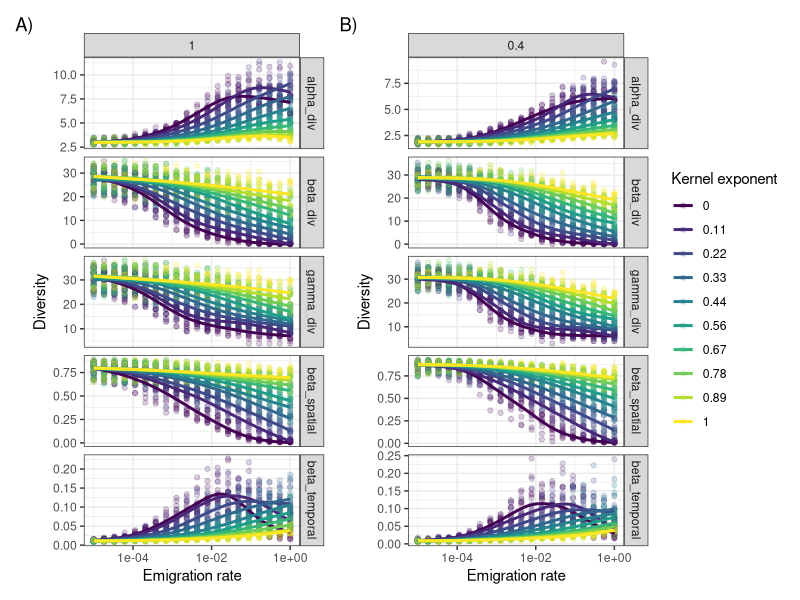
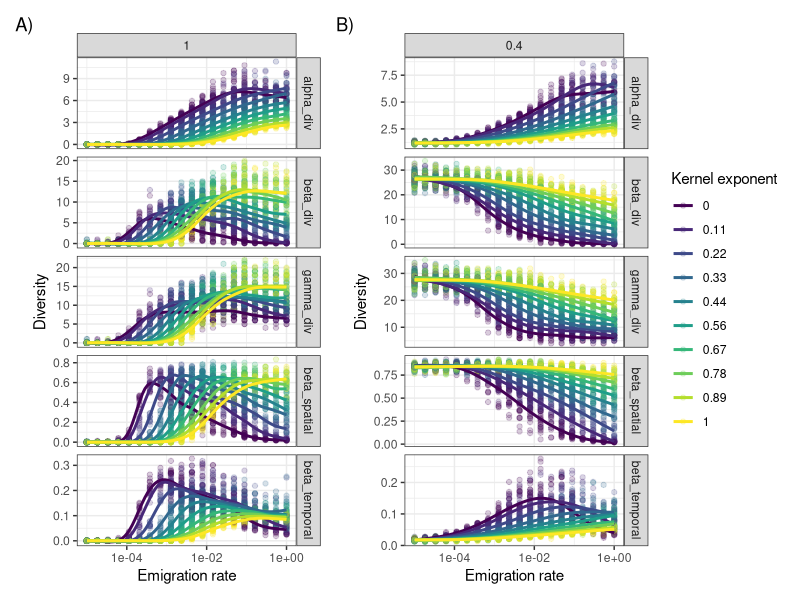
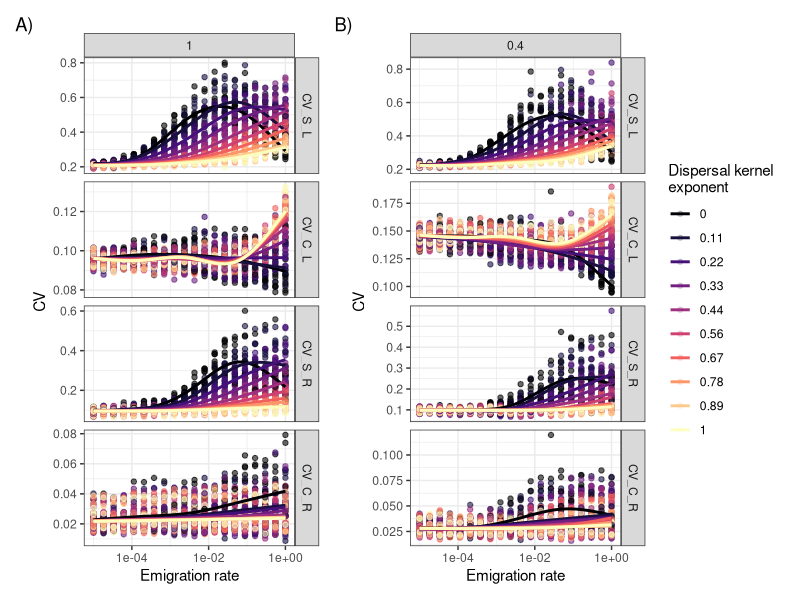
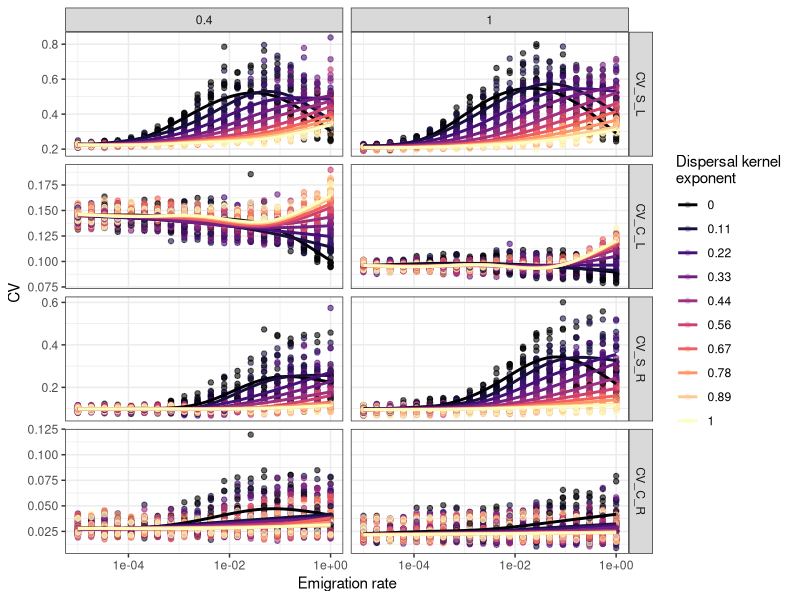
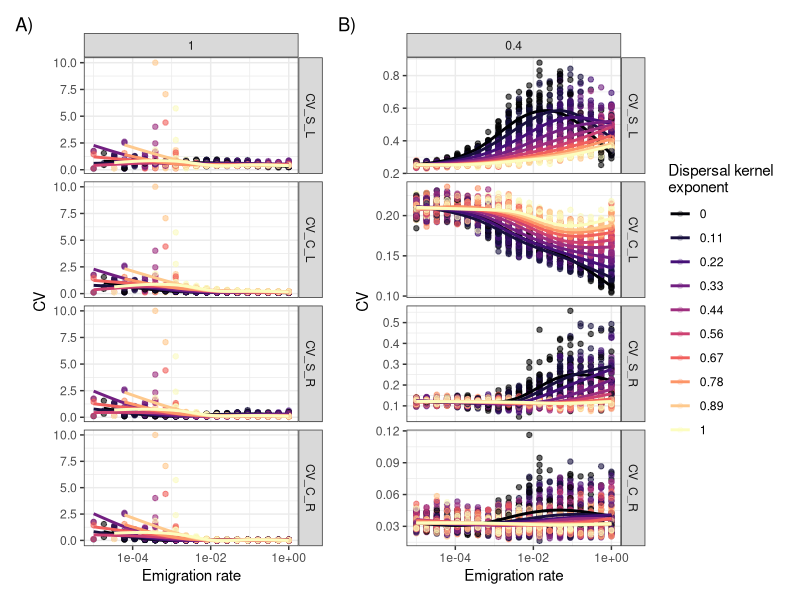
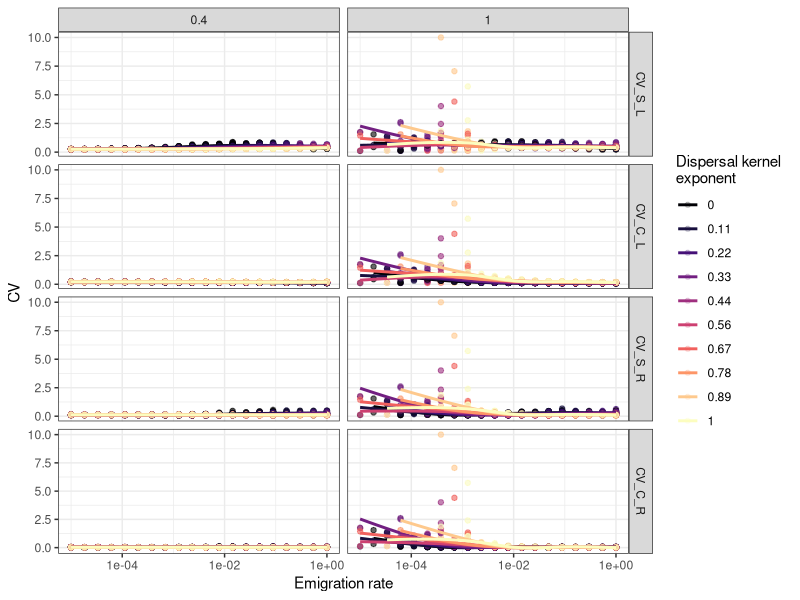
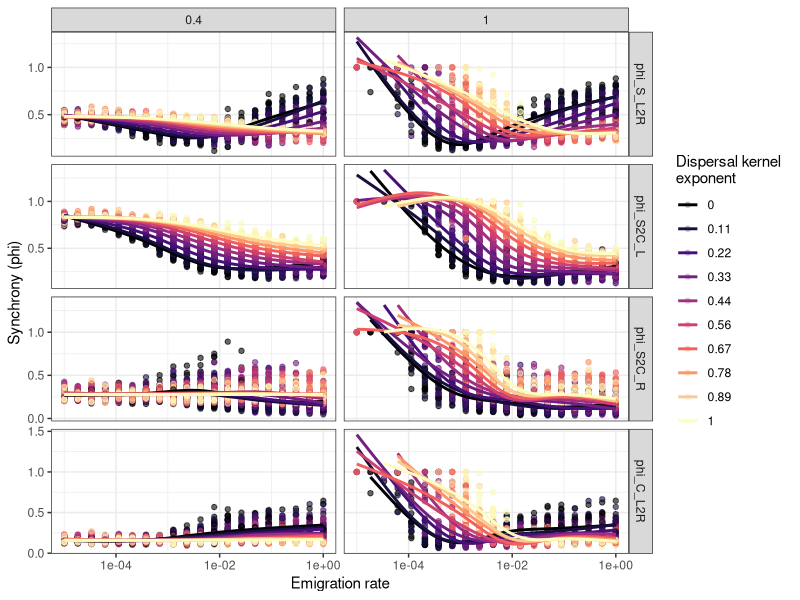
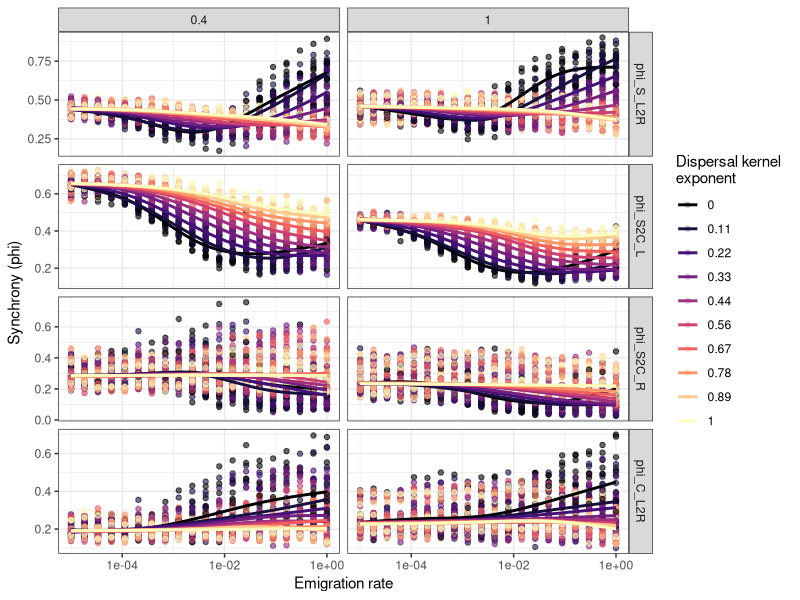

These charts were generated, in order, by the following R code: (Note: this script raises an error after producing the figures.)
library(tidyverse)
library(here)
library(patchwork)

theme_set(theme_bw())

variability <- read_csv(here("sim_output/variability_partitioning_disp_kernel_seedbank_2023-12-08_140313.336936.csv")) |> 
  bind_rows(read_csv(here("sim_output/variability_partitioning_disp_kernel_seedbank_2023-12-08_153919.129852.csv"))) |> 
  bind_rows(read_csv(here("sim_output/variability_partitioning_disp_kernel_seedbank_2023-12-08_173926.212731.csv"))) |> 
  bind_rows(read_csv(here("sim_output/variability_partitioning_disp_kernel_seedbank_2023-12-11_140319.539096.csv")))
  
variability <- variability |> mutate(beta_div = (gamma_div - alpha_div))
  

kernel_exps <- sort(unique(variability$kernel_exp))
disp_rates <- sort(unique(variability$disp_rate))
disturb_rates <- sort(unique(variability$disturb_rate))

#### Stable


# Diversity patterns
div_long_stable <- variability %>% 
  filter(disturb_rate == 0) %>% 
  filter(condition == "stable") %>% 
  # pivot_longer(cols = c(CV_S_L, CV_C_L, CV_S_R, CV_C_R), 
  #              names_to = "variability", values_to = "CV") %>% 
  # pivot_longer(cols = c(phi_S_L2R, phi_C_L2R, phi_S2C_L, phi_S2C_R), 
  #              names_to = "synchrony", values_to = "phi") %>% 
  pivot_longer(cols = c(alpha_div, beta_div, gamma_div, beta_spatial, beta_temporal),
               names_to = "div_type", values_to = "diversity") %>% 
  mutate(#variability = factor(variability, levels = c("CV_S_L", "CV_C_L", "CV_S_R", "CV_C_R")),
    #synchrony = factor(synchrony, levels = c("phi_S_L2R", "phi_S2C_L", "phi_S2C_R", "phi_C_L2R")),
    div_type = factor(div_type, levels = c("alpha_div", "beta_div", "gamma_div", "beta_spatial", "beta_temporal")))

diversity_plot_no_sb <- div_long_stable %>% 
  filter(germ_rate == 1) %>% 
  ggplot(aes(x = disp_rate, y = diversity, color = as.factor(round(kernel_exp,2)))) + 
  geom_point(alpha = 0.2) + 
  #geom_smooth(method = "loess", span = .5, se = FALSE) + 
  geom_smooth(method = "gam", formula = y ~ s(x, k = 20, bs = "cs"), se = F) +
  scale_x_log10() +
  scale_color_viridis_d() +
  facet_grid(div_type ~ round(germ_rate,2), scales = "free_y") +
  labs(x = "Emigration rate", y = "Diversity", color = "Kernel exponent")

diversity_plot_with_sb <- div_long_stable %>%
  filter(germ_rate < 1) %>%
  ggplot(aes(x = disp_rate, y = diversity, color = as.factor(round(kernel_exp,2)))) +
  geom_point(alpha = 0.2) +
  #geom_smooth(method = "loess", span = .5, se = FALSE) +
  geom_smooth(method = "gam", formula = y ~ s(x, k = 20, bs = "cs"), se = F) +
  scale_x_log10() +
  scale_color_viridis_d() +
  facet_grid(div_type ~ round(germ_rate,2), scales = "free_y") +
  labs(x = "Emigration rate", y = "Diversity", color = "Kernel exponent")

figure_diversity <- diversity_plot_no_sb + diversity_plot_with_sb +
  plot_layout(ncol = 2, guides = "collect") + 
  plot_annotation(tag_levels = "A", tag_suffix = ")")
figure_diversity
# ggsave(plot = figure_diversity, filename = "figures/fig_diversity.pdf", width = 10, height = 8)


# Diversity patterns with disturbance
div_long_stable <- variability %>% 
  filter(disturb_rate == 0.01) %>% 
  filter(condition == "stable") %>% 
  # pivot_longer(cols = c(CV_S_L, CV_C_L, CV_S_R, CV_C_R), 
  #              names_to = "variability", values_to = "CV") %>% 
  # pivot_longer(cols = c(phi_S_L2R, phi_C_L2R, phi_S2C_L, phi_S2C_R), 
  #              names_to = "synchrony", values_to = "phi") %>% 
  pivot_longer(cols = c(alpha_div, beta_div, gamma_div, beta_spatial, beta_temporal),
               names_to = "div_type", values_to = "diversity") %>% 
  mutate(#variability = factor(variability, levels = c("CV_S_L", "CV_C_L", "CV_S_R", "CV_C_R")),
    #synchrony = factor(synchrony, levels = c("phi_S_L2R", "phi_S2C_L", "phi_S2C_R", "phi_C_L2R")),
    div_type = factor(div_type, levels = c("alpha_div", "beta_div", "gamma_div", "beta_spatial", "beta_temporal")))

diversity_plot_no_sb <- div_long_stable %>% 
  filter(germ_rate == 1) %>% 
  ggplot(aes(x = disp_rate, y = diversity, color = as.factor(round(kernel_exp,2)))) + 
  geom_point(alpha = 0.2) + 
  #geom_smooth(method = "loess", span = .5, se = FALSE) + 
  geom_smooth(method = "gam", formula = y ~ s(x, k = 20, bs = "cs"), se = F) +
  scale_x_log10() +
  scale_color_viridis_d() +
  facet_grid(div_type ~ round(germ_rate,2), scales = "free_y") +
  labs(x = "Emigration rate", y = "Diversity", color = "Kernel exponent")

diversity_plot_with_sb <- div_long_stable %>%
  filter(germ_rate < 1) %>%
  ggplot(aes(x = disp_rate, y = diversity, color = as.factor(round(kernel_exp,2)))) +
  geom_point(alpha = 0.2) +
  #geom_smooth(method = "loess", span = .5, se = FALSE) +
  geom_smooth(method = "gam", formula = y ~ s(x, k = 20, bs = "cs"), se = F) +
  scale_x_log10() +
  scale_color_viridis_d() +
  facet_grid(div_type ~ round(germ_rate,2), scales = "free_y") +
  labs(x = "Emigration rate", y = "Diversity", color = "Kernel exponent")

figure_diversity <- diversity_plot_no_sb + diversity_plot_with_sb +
  plot_layout(ncol = 2, guides = "collect") + 
  plot_annotation(tag_levels = "A", tag_suffix = ")")
figure_diversity
# ggsave(plot = figure_diversity, filename = "figures/fig_diversity.pdf", width = 10, height = 8)



#### 


# variability no disturbance
var_long_stable <- variability %>% 
  filter(disturb_rate == 0) %>% 
  filter(condition == "stable") %>% 
  pivot_longer(cols = c(CV_S_L, CV_C_L, CV_S_R, CV_C_R), 
               names_to = "variability", values_to = "CV") %>% 
  pivot_longer(cols = c(phi_S_L2R, phi_C_L2R, phi_S2C_L, phi_S2C_R), 
               names_to = "synchrony", values_to = "phi") %>% 
  mutate(variability = factor(variability, levels = c("CV_S_L", "CV_C_L", "CV_S_R", "CV_C_R")),
         synchrony = factor(synchrony, levels = c("phi_S_L2R", "phi_S2C_L", "phi_S2C_R", "phi_C_L2R")))

# Plot figures

# First, we'll just look at variability at different scales

panel_stable_var_no_sb <- var_long_stable %>% 
  filter(germ_rate == 1, gamma_div > 0) %>% 
  ggplot(aes(x = disp_rate, y = CV, color = as.factor(round(kernel_exp, 2)))) + 
  geom_point(alpha = 0.2) + 
  #geom_smooth(method = "loess", se = FALSE) +
  geom_smooth(method = "gam", formula = y ~ s(x, k = 5, bs = "cs"), se = FALSE) + 
  facet_grid(variability~round(germ_rate,2), scales = "free_y") +
  scale_x_log10() +
  scale_color_viridis_d(option = "A") +
  labs(color = "Dispersal kernel \nexponent",
       x = "Emigration rate")

panel_stable_var_with_sb <- var_long_stable %>% 
  filter(germ_rate < 1, gamma_div > 0) %>% 
  ggplot(aes(x = disp_rate, y = CV, color = as.factor(round(kernel_exp, 2)))) + 
  geom_point(alpha = 0.2) + 
  #geom_smooth(method = "loess", se = FALSE) +
  geom_smooth(method = "gam", formula = y ~ s(x, k = 5, bs = "cs"), se = FALSE) + 
  facet_grid(variability~round(germ_rate,2), scales = "free_y") +
  scale_x_log10() +
  scale_color_viridis_d(option = "A") +
  labs(color = "Dispersal kernel \nexponent",
       x = "Emigration rate")


fig_stable_variability <- panel_stable_var_no_sb + panel_stable_var_with_sb +
  plot_layout(ncol = 2, guides = "collect") + 
  plot_annotation(tag_levels = "A", tag_suffix = ")")
fig_stable_variability

# ggsave(filename = "figures/variability_stable_disturb_vs_undisturb.pdf",
#        plot = fig_stable_disturb_v_undisturb_variability,
#        height = 8, width = 10)

var_long_stable %>% 
  filter(gamma_div > 0) %>% 
  ggplot(aes(x = disp_rate, y = CV, color = as.factor(round(kernel_exp, 2)))) + 
  geom_point(alpha = 0.2) + 
  #geom_smooth(method = "loess", se = FALSE) +
  geom_smooth(method = "gam", formula = y ~ s(x, k = 5, bs = "cs"), se = FALSE) + 
  facet_grid(variability~round(germ_rate,2), scales = "free_y") +
  scale_x_log10() +
  scale_color_viridis_d(option = "A") +
  labs(color = "Dispersal kernel \nexponent",
       x = "Emigration rate")



# variability with disturbance
var_long_stable <- variability %>% 
  filter(disturb_rate == .01) %>% 
  filter(condition == "stable") %>% 
  pivot_longer(cols = c(CV_S_L, CV_C_L, CV_S_R, CV_C_R), 
               names_to = "variability", values_to = "CV") %>% 
  pivot_longer(cols = c(phi_S_L2R, phi_C_L2R, phi_S2C_L, phi_S2C_R), 
               names_to = "synchrony", values_to = "phi") %>% 
  mutate(variability = factor(variability, levels = c("CV_S_L", "CV_C_L", "CV_S_R", "CV_C_R")),
         synchrony = factor(synchrony, levels = c("phi_S_L2R", "phi_S2C_L", "phi_S2C_R", "phi_C_L2R")))

# Plot figures

# First, we'll just look at variability at different scales

panel_stable_var_no_sb <- var_long_stable %>% 
  filter(germ_rate == 1, gamma_div > 0) %>% 
  ggplot(aes(x = disp_rate, y = CV, color = as.factor(round(kernel_exp, 2)))) + 
  geom_point(alpha = 0.2) + 
  #geom_smooth(method = "loess", se = FALSE) +
  geom_smooth(method = "gam", formula = y ~ s(x, k = 5, bs = "cs"), se = FALSE) + 
  facet_grid(variability~round(germ_rate,2), scales = "free_y") +
  scale_x_log10() +
  #scale_y_continuous(limits = c(0, 2)) +
  scale_color_viridis_d(option = "A") +
  labs(color = "Dispersal kernel \nexponent",
       x = "Emigration rate")

panel_stable_var_with_sb <- var_long_stable %>% 
  filter(germ_rate < 1, gamma_div > 0) %>% 
  ggplot(aes(x = disp_rate, y = CV, color = as.factor(round(kernel_exp, 2)))) + 
  geom_point(alpha = 0.2) + 
  #geom_smooth(method = "loess", se = FALSE) +
  geom_smooth(method = "gam", formula = y ~ s(x, k = 5, bs = "cs"), se = FALSE) + 
  facet_grid(variability~round(germ_rate,2), scales = "free_y") +
  scale_x_log10() + 
  #scale_y_continuous(limits = c(0,2)) +
  scale_color_viridis_d(option = "A") +
  labs(color = "Dispersal kernel \nexponent",
       x = "Emigration rate")


fig_stable_variability <- panel_stable_var_no_sb + panel_stable_var_with_sb +
  plot_layout(ncol = 2, guides = "collect") + 
  plot_annotation(tag_levels = "A", tag_suffix = ")")
fig_stable_variability

var_long_stable %>% 
  filter(gamma_div > 0) %>% 
  ggplot(aes(x = disp_rate, y = CV, color = as.factor(round(kernel_exp, 2)))) + 
  geom_point(alpha = 0.2) + 
  #geom_smooth(method = "loess", se = FALSE) +
  geom_smooth(method = "gam", formula = y ~ s(x, k = 5, bs = "cs"), se = FALSE) + 
  facet_grid(variability~round(germ_rate,2), scales = "free_y") +
  scale_x_log10() +
  scale_color_viridis_d(option = "A") +
  labs(color = "Dispersal kernel \nexponent",
       x = "Emigration rate")


# now look at the phi values, the scaling coefficients
var_long_stable <- variability %>% 
  #filter(disturb_rate == .01) %>% 
  filter(condition == "stable") %>% 
  pivot_longer(cols = c(CV_S_L, CV_C_L, CV_S_R, CV_C_R), 
               names_to = "variability", values_to = "CV") %>% 
  pivot_longer(cols = c(phi_S_L2R, phi_C_L2R, phi_S2C_L, phi_S2C_R), 
               names_to = "synchrony", values_to = "phi") %>% 
  mutate(variability = factor(variability, levels = c("CV_S_L", "CV_C_L", "CV_S_R", "CV_C_R")),
         synchrony = factor(synchrony, levels = c("phi_S_L2R", "phi_S2C_L", "phi_S2C_R", "phi_C_L2R")))

# no disturbance
panel_stable_phi_disturbed <- var_long_stable %>% 
  filter(disturb_rate > 0, gamma_div > 0) %>% 
  ggplot(aes(x = disp_rate, y = phi, color = as.factor(round(kernel_exp, 2)))) + 
  geom_point(alpha = 0.2) + 
  geom_smooth(method = "gam", formula = y ~ s(x, k = 5, bs = "cs"), se = FALSE) + 
  facet_grid(synchrony~round(germ_rate,2), scales = "free_y") +
  scale_x_log10() +
  scale_color_viridis_d(option = "A") +
  labs(color = "Dispersal kernel \nexponent",
       x = "Emigration rate", y = "Synchrony (phi)") 
panel_stable_phi_disturbed

panel_stable_phi_undisturbed <- var_long_stable %>% 
  filter(disturb_rate == 0, gamma_div > 0) %>% 
  ggplot(aes(x = disp_rate, y = phi, color = as.factor(round(kernel_exp, 2)))) + 
  geom_point(alpha = 0.2) + 
  geom_smooth(method = "gam", formula = y ~ s(x, k = 5, bs = "cs"), se = FALSE) + 
  facet_grid(synchrony~round(germ_rate,2), scales = "free_y") +
  scale_x_log10() +
  scale_color_viridis_d(option = "A") +
  labs(color = "Dispersal kernel \nexponent",
       x = "Emigration rate", y = "Synchrony (phi)") 
panel_stable_phi_undisturbed

# fig_stable_disturb_v_undisturb_phi <- panel_stable_phi_undisturbed + panel_stable_phi_disturbed +
#   plot_layout(ncol = 2, guides = "collect") + 
#   plot_annotation(tag_levels = "A", tag_suffix = ")")
# fig_stable_disturb_v_undisturb_phi
# ggsave(filename = "figures/variability_phi_stable_disturb_vs_undisturb.pdf",
#        plot = fig_stable_disturb_v_undisturb_phi,
#        height = 8, width = 10)
# 
# var_long_stable %>% 
#   filter(gamma_div > 0) %>% 
#   ggplot(aes(x = disp_rate, y = phi, color = as.factor(round(kernel_exp, 2)))) + 
#   geom_point(alpha = 0.2) + 
#   geom_smooth(method = "gam", formula = y ~ s(x, k = 20, bs = "cs"), se = FALSE) + 
#   facet_grid(synchrony~round(germ_rate,2), scales = "free_y") +
#   scale_x_log10() +
#   scale_color_viridis_d(option = "A") +
#   labs(color = "Dispersal kernel \nexponent",
#        x = "Emigration rate", y = "Synchrony (phi)") 
# 

# now diversity-stability relationships


variability %>% 
  filter(condition == "stable", disturb_rate ==0) %>% 
  filter(germ_rate == 1, alpha_div > 0) %>% 
  ggplot(aes(x = beta_div, y = phi_C_L2R)) + 
  geom_point(alpha = 0.3) + 
  geom_smooth(se=FALSE) 

variability %>% 
  filter(condition == "stable", disturb_rate ==0) %>% 
  filter(germ_rate < 1, alpha_div > 0) %>% 
  ggplot(aes(x = beta_div, y = phi_C_L2R)) + 
  geom_point(alpha = 0.3) + 
  geom_smooth(se=FALSE) 

variability %>% 
  filter(condition == "stable", disturb_rate ==.01) %>% 
  filter(germ_rate == 1, alpha_div > 0) %>% 
  ggplot(aes(x = beta_div, y = phi_C_L2R)) + 
  geom_point(alpha = 0.3) + 
  geom_smooth(se=FALSE) 

variability %>% 
  filter(condition == "stable", disturb_rate ==0.01) %>% 
  filter(germ_rate < 1, alpha_div > 0) %>% 
  ggplot(aes(x = beta_div, y = phi_C_L2R)) + 
  geom_point(alpha = 0.3) + 
  geom_smooth(se=FALSE) 


variability %>% 
  filter(temp_auto == 0, spat_auto == 10) %>% 
  filter(condition == "stable", disturb_rate < 0.1) %>% 
  filter(disturb_rate == 0, alpha_div > 0) %>% 
  filter(kernel_exp %in% c(0,1)) %>% 
  ggplot(aes(x = alpha_div, y = CV_C_L, color = as.factor(disp_rate))) + 
  geom_point(alpha = 0.3) + 
  geom_smooth(method = "lm", se=FALSE) +
  facet_wrap(~as.factor(kernel_exp), scales = "free") + 
  scale_color_viridis_d() +
  theme_minimal() +
  theme(legend.position = "none")


# local dsrs
variability %>% 
  filter(condition == "stable") %>% 
  ggplot(aes(x = local_dsr_richness, y = local_dsr_cv, color = as.factor(kernel_exp))) + 
  geom_point(alpha = .3) + 
  geom_smooth(method = "lm", se = FALSE) + 
  facet_grid(as.factor(round(germ_rate,2))~as.factor(disp_rate), scales = "free") + 
  scale_color_viridis_d() + 
  theme_minimal()


variability %>% 
  filter(condition == "stable") %>% 
  filter(disturb_rate == 0) %>% 
  ggplot(aes(x = local_dsr_richness, y = local_dsr_cv, color = as.factor(kernel_exp))) + 
  geom_point(alpha = .3) + 
  geom_smooth(method = "lm", se = FALSE) + 
  scale_color_viridis_d() + 
  theme_minimal() +
  facet_grid(~round(germ_rate,2), scales = "free_y")









###################### Equal

#### Stable


# Diversity patterns
div_long_equal <- variability %>% 
  filter(disturb_rate == 0) %>% 
  filter(condition == "equal") %>% 
  # pivot_longer(cols = c(CV_S_L, CV_C_L, CV_S_R, CV_C_R), 
  #              names_to = "variability", values_to = "CV") %>% 
  # pivot_longer(cols = c(phi_S_L2R, phi_C_L2R, phi_S2C_L, phi_S2C_R), 
  #              names_to = "synchrony", values_to = "phi") %>% 
  pivot_longer(cols = c(alpha_div, beta_div, gamma_div, beta_spatial, beta_temporal),
               names_to = "div_type", values_to = "diversity") %>% 
  mutate(#variability = factor(variability, levels = c("CV_S_L", "CV_C_L", "CV_S_R", "CV_C_R")),
    #synchrony = factor(synchrony, levels = c("phi_S_L2R", "phi_S2C_L", "phi_S2C_R", "phi_C_L2R")),
    div_type = factor(div_type, levels = c("alpha_div", "beta_div", "gamma_div", "beta_spatial", "beta_temporal")))

diversity_plot_no_sb <- div_long_equal %>% 
  filter(germ_rate == 1) %>% 
  ggplot(aes(x = disp_rate, y = diversity, color = as.factor(round(kernel_exp,2)))) + 
  geom_point(alpha = 0.2) + 
  #geom_smooth(method = "loess", span = .5, se = FALSE) + 
  geom_smooth(method = "gam", formula = y ~ s(x, k = 20, bs = "cs"), se = F) +
  scale_x_log10() +
  scale_color_viridis_d() +
  facet_grid(div_type ~ round(germ_rate,2), scales = "free_y") +
  labs(x = "Emigration rate", y = "Diversity", color = "Kernel exponent")

diversity_plot_with_sb <- div_long_equal %>%
  filter(germ_rate < 1) %>%
  ggplot(aes(x = disp_rate, y = diversity, color = as.factor(round(kernel_exp,2)))) +
  geom_point(alpha = 0.2) +
  #geom_smooth(method = "loess", span = .5, se = FALSE) +
  geom_smooth(method = "gam", formula = y ~ s(x, k = 20, bs = "cs"), se = F) +
  scale_x_log10() +
  scale_color_viridis_d() +
  facet_grid(div_type ~ round(germ_rate,2), scales = "free_y") +
  labs(x = "Emigration rate", y = "Diversity", color = "Kernel exponent")

figure_diversity <- diversity_plot_no_sb + diversity_plot_with_sb +
  plot_layout(ncol = 2, guides = "collect") + 
  plot_annotation(tag_levels = "A", tag_suffix = ")")
figure_diversity
# ggsave(plot = figure_diversity, filename = "figures/fig_diversity.pdf", width = 10, height = 8)


# Diversity patterns with disturbance
div_long_equal <- variability %>% 
  filter(disturb_rate == 0.01) %>% 
  filter(condition == "equal") %>% 
  # pivot_longer(cols = c(CV_S_L, CV_C_L, CV_S_R, CV_C_R), 
  #              names_to = "variability", values_to = "CV") %>% 
  # pivot_longer(cols = c(phi_S_L2R, phi_C_L2R, phi_S2C_L, phi_S2C_R), 
  #              names_to = "synchrony", values_to = "phi") %>% 
  pivot_longer(cols = c(alpha_div, beta_div, gamma_div, beta_spatial, beta_temporal),
               names_to = "div_type", values_to = "diversity") %>% 
  mutate(#variability = factor(variability, levels = c("CV_S_L", "CV_C_L", "CV_S_R", "CV_C_R")),
    #synchrony = factor(synchrony, levels = c("phi_S_L2R", "phi_S2C_L", "phi_S2C_R", "phi_C_L2R")),
    div_type = factor(div_type, levels = c("alpha_div", "beta_div", "gamma_div", "beta_spatial", "beta_temporal")))

diversity_plot_no_sb <- div_long_equal %>% 
  filter(germ_rate == 1) %>% 
  ggplot(aes(x = disp_rate, y = diversity, color = as.factor(round(kernel_exp,2)))) + 
  geom_point(alpha = 0.2) + 
  #geom_smooth(method = "loess", span = .5, se = FALSE) + 
  geom_smooth(method = "gam", formula = y ~ s(x, k = 20, bs = "cs"), se = F) +
  scale_x_log10() +
  scale_color_viridis_d() +
  facet_grid(div_type ~ round(germ_rate,2), scales = "free_y") +
  labs(x = "Emigration rate", y = "Diversity", color = "Kernel exponent")

diversity_plot_with_sb <- div_long_equal %>%
  filter(germ_rate < 1) %>%
  ggplot(aes(x = disp_rate, y = diversity, color = as.factor(round(kernel_exp,2)))) +
  geom_point(alpha = 0.2) +
  #geom_smooth(method = "loess", span = .5, se = FALSE) +
  geom_smooth(method = "gam", formula = y ~ s(x, k = 20, bs = "cs"), se = F) +
  scale_x_log10() +
  scale_color_viridis_d() +
  facet_grid(div_type ~ round(germ_rate,2), scales = "free_y") +
  labs(x = "Emigration rate", y = "Diversity", color = "Kernel exponent")

figure_diversity <- diversity_plot_no_sb + diversity_plot_with_sb +
  plot_layout(ncol = 2, guides = "collect") + 
  plot_annotation(tag_levels = "A", tag_suffix = ")")
figure_diversity
# ggsave(plot = figure_diversity, filename = "figures/fig_diversity.pdf", width = 10, height = 8)



#### 


# variability no disturbance
var_long_equal <- variability %>% 
  filter(disturb_rate == 0) %>% 
  filter(condition == "equal") %>% 
  pivot_longer(cols = c(CV_S_L, CV_C_L, CV_S_R, CV_C_R), 
               names_to = "variability", values_to = "CV") %>% 
  pivot_longer(cols = c(phi_S_L2R, phi_C_L2R, phi_S2C_L, phi_S2C_R), 
               names_to = "synchrony", values_to = "phi") %>% 
  mutate(variability = factor(variability, levels = c("CV_S_L", "CV_C_L", "CV_S_R", "CV_C_R")),
         synchrony = factor(synchrony, levels = c("phi_S_L2R", "phi_S2C_L", "phi_S2C_R", "phi_C_L2R")))

# Plot figures

# First, we'll just look at variability at different scales

panel_equal_var_no_sb <- var_long_equal %>% 
  filter(germ_rate == 1, gamma_div > 0) %>% 
  ggplot(aes(x = disp_rate, y = CV, color = as.factor(round(kernel_exp, 2)))) + 
  geom_point(alpha = 0.2) + 
  #geom_smooth(method = "loess", se = FALSE) +
  geom_smooth(method = "gam", formula = y ~ s(x, k = 5, bs = "cs"), se = FALSE) + 
  facet_grid(variability~round(germ_rate,2), scales = "free_y") +
  scale_x_log10() +
  scale_color_viridis_d(option = "A") +
  labs(color = "Dispersal kernel \nexponent",
       x = "Emigration rate")

panel_equal_var_with_sb <- var_long_equal %>% 
  filter(germ_rate < 1, gamma_div > 0) %>% 
  ggplot(aes(x = disp_rate, y = CV, color = as.factor(round(kernel_exp, 2)))) + 
  geom_point(alpha = 0.2) + 
  #geom_smooth(method = "loess", se = FALSE) +
  geom_smooth(method = "gam", formula = y ~ s(x, k = 20, bs = "cs"), se = FALSE) + 
  facet_grid(variability~round(germ_rate,2), scales = "free_y") +
  scale_x_log10() +
  scale_color_viridis_d(option = "A") +
  labs(color = "Dispersal kernel \nexponent",
       x = "Emigration rate")


fig_equal_variability <- panel_equal_var_no_sb + panel_equal_var_with_sb +
  plot_layout(ncol = 2, guides = "collect") + 
  plot_annotation(tag_levels = "A", tag_suffix = ")")
fig_equal_variability

ggsave(filename = "figures/variability_equal_disturb_vs_undisturb.pdf",
       plot = fig_equal_disturb_v_undisturb_variability,
       height = 8, width = 10)

var_long_equal %>% 
  filter(gamma_div > 0) %>% 
  ggplot(aes(x = disp_rate, y = CV, color = as.factor(round(kernel_exp, 2)))) + 
  geom_point(alpha = 0.2) + 
  #geom_smooth(method = "loess", se = FALSE) +
  geom_smooth(method = "gam", formula = y ~ s(x, k = 20, bs = "cs"), se = FALSE) + 
  facet_grid(variability~round(germ_rate,2), scales = "free_y") +
  scale_x_log10() +
  scale_color_viridis_d(option = "A") +
  labs(color = "Dispersal kernel \nexponent",
       x = "Emigration rate")



# variability with disturbance
var_long_equal <- variability %>% 
  filter(disturb_rate == .01) %>% 
  filter(condition == "equal") %>% 
  pivot_longer(cols = c(CV_S_L, CV_C_L, CV_S_R, CV_C_R), 
               names_to = "variability", values_to = "CV") %>% 
  pivot_longer(cols = c(phi_S_L2R, phi_C_L2R, phi_S2C_L, phi_S2C_R), 
               names_to = "synchrony", values_to = "phi") %>% 
  mutate(variability = factor(variability, levels = c("CV_S_L", "CV_C_L", "CV_S_R", "CV_C_R")),
         synchrony = factor(synchrony, levels = c("phi_S_L2R", "phi_S2C_L", "phi_S2C_R", "phi_C_L2R")))

# Plot figures

# First, we'll just look at variability at different scales

panel_equal_var_no_sb <- var_long_equal %>% 
  filter(germ_rate == 1, gamma_div > 0, disp_rate > 1e-4) %>% 
  ggplot(aes(x = disp_rate, y = CV, color = as.factor(round(kernel_exp, 2)))) + 
  geom_point(alpha = 0.2) + 
  #geom_smooth(method = "loess", se = FALSE) +
  geom_smooth(method = "gam", formula = y ~ s(x, k = 5, bs = "cs"), se = FALSE) + 
  facet_grid(variability~round(germ_rate,2), scales = "free_y") +
  scale_x_log10() +
  #scale_y_continuous(limits = c(0, 2)) +
  scale_color_viridis_d(option = "A") +
  labs(color = "Dispersal kernel \nexponent",
       x = "Emigration rate")

panel_equal_var_with_sb <- var_long_equal %>% 
  filter(germ_rate < 1, gamma_div > 0, disp_rate > 1e-4) %>% 
  ggplot(aes(x = disp_rate, y = CV, color = as.factor(round(kernel_exp, 2)))) + 
  geom_point(alpha = 0.2) + 
  #geom_smooth(method = "loess", se = FALSE) +
  geom_smooth(method = "gam", formula = y ~ s(x, k = 20, bs = "cs"), se = FALSE) + 
  facet_grid(variability~round(germ_rate,2), scales = "free_y") +
  scale_x_log10() + 
  #scale_y_continuous(limits = c(0,2)) +
  scale_color_viridis_d(option = "A") +
  labs(color = "Dispersal kernel \nexponent",
       x = "Emigration rate")


fig_equal_variability <- panel_equal_var_no_sb + panel_equal_var_with_sb +
  plot_layout(ncol = 2, guides = "collect") + 
  plot_annotation(tag_levels = "A", tag_suffix = ")")
fig_equal_variability

var_long_equal %>% 
  filter(gamma_div > 0) %>% 
  ggplot(aes(x = disp_rate, y = CV, color = as.factor(round(kernel_exp, 2)))) + 
  geom_point(alpha = 0.2) + 
  #geom_smooth(method = "loess", se = FALSE) +
  geom_smooth(method = "gam", formula = y ~ s(x, k = 20, bs = "cs"), se = FALSE) + 
  facet_grid(variability~round(germ_rate,2), scales = "free_y") +
  scale_x_log10() +
  scale_color_viridis_d(option = "A") +
  labs(color = "Dispersal kernel \nexponent",
       x = "Emigration rate")


# now look at the phi values, the scaling coefficients
var_long_equal <- variability %>% 
  #filter(disturb_rate == .01) %>% 
  filter(condition == "equal") %>% 
  pivot_longer(cols = c(CV_S_L, CV_C_L, CV_S_R, CV_C_R), 
               names_to = "variability", values_to = "CV") %>% 
  pivot_longer(cols = c(phi_S_L2R, phi_C_L2R, phi_S2C_L, phi_S2C_R), 
               names_to = "synchrony", values_to = "phi") %>% 
  mutate(variability = factor(variability, levels = c("CV_S_L", "CV_C_L", "CV_S_R", "CV_C_R")),
         synchrony = factor(synchrony, levels = c("phi_S_L2R", "phi_S2C_L", "phi_S2C_R", "phi_C_L2R")))

# no disturbance
panel_equal_phi_disturbed <- var_long_equal %>% 
  filter(disturb_rate > 0, gamma_div > 0) %>% 
  ggplot(aes(x = disp_rate, y = phi, color = as.factor(round(kernel_exp, 2)))) + 
  geom_point(alpha = 0.2) + 
  geom_smooth(method = "gam", formula = y ~ s(x, k = 5, bs = "cs"), se = FALSE) + 
  facet_grid(synchrony~round(germ_rate,2), scales = "free_y") +
  scale_x_log10() +
  scale_color_viridis_d(option = "A") +
  labs(color = "Dispersal kernel \nexponent",
       x = "Emigration rate", y = "Synchrony (phi)") 
panel_equal_phi_disturbed

panel_equal_phi_undisturbed <- var_long_equal %>% 
  filter(disturb_rate == 0, gamma_div > 0) %>% 
  ggplot(aes(x = disp_rate, y = phi, color = as.factor(round(kernel_exp, 2)))) + 
  geom_point(alpha = 0.2) + 
  geom_smooth(method = "gam", formula = y ~ s(x, k = 5, bs = "cs"), se = FALSE) + 
  facet_grid(synchrony~round(germ_rate,2), scales = "free_y") +
  scale_x_log10() +
  scale_color_viridis_d(option = "A") +
  labs(color = "Dispersal kernel \nexponent",
       x = "Emigration rate", y = "Synchrony (phi)") 
panel_equal_phi_undisturbed

# fig_equal_disturb_v_undisturb_phi <- panel_equal_phi_undisturbed + panel_equal_phi_disturbed +
#   plot_layout(ncol = 2, guides = "collect") + 
#   plot_annotation(tag_levels = "A", tag_suffix = ")")
# fig_equal_disturb_v_undisturb_phi
# ggsave(filename = "figures/variability_phi_equal_disturb_vs_undisturb.pdf",
#        plot = fig_equal_disturb_v_undisturb_phi,
#        height = 8, width = 10)
# 
# var_long_equal %>% 
#   filter(gamma_div > 0) %>% 
#   ggplot(aes(x = disp_rate, y = phi, color = as.factor(round(kernel_exp, 2)))) + 
#   geom_point(alpha = 0.2) + 
#   geom_smooth(method = "gam", formula = y ~ s(x, k = 20, bs = "cs"), se = FALSE) + 
#   facet_grid(synchrony~round(germ_rate,2), scales = "free_y") +
#   scale_x_log10() +
#   scale_color_viridis_d(option = "A") +
#   labs(color = "Dispersal kernel \nexponent",
#        x = "Emigration rate", y = "Synchrony (phi)") 
# 

# now diversity-stability relationships


variability %>% 
  filter(condition == "equal", disturb_rate ==0) %>% 
  filter(germ_rate == 1, alpha_div > 0) %>% 
  ggplot(aes(x = beta_div, y = phi_C_L2R)) + 
  geom_point(alpha = 0.3) + 
  geom_smooth(se=FALSE) 

variability %>% 
  filter(condition == "equal", disturb_rate ==0) %>% 
  filter(germ_rate < 1, alpha_div > 0) %>% 
  ggplot(aes(x = beta_div, y = phi_C_L2R)) + 
  geom_point(alpha = 0.3) + 
  geom_smooth(se=FALSE) 

variability %>% 
  filter(condition == "equal", disturb_rate ==.01) %>% 
  filter(germ_rate == 1, alpha_div > 0) %>% 
  ggplot(aes(x = beta_div, y = phi_C_L2R)) + 
  geom_point(alpha = 0.3) + 
  geom_smooth(se=FALSE) 

variability %>% 
  filter(condition == "equal", disturb_rate ==0.01) %>% 
  filter(germ_rate < 1, alpha_div > 0) %>% 
  ggplot(aes(x = beta_div, y = phi_C_L2R)) + 
  geom_point(alpha = 0.3) + 
  geom_smooth(se=FALSE) 


variability %>% 
  filter(temp_auto == 0, spat_auto == 10) %>% 
  filter(condition == "equal", disturb_rate < 0.1) %>% 
  filter(disturb_rate == 0, alpha_div > 0) %>% 
  filter(kernel_exp %in% c(0,1)) %>% 
  ggplot(aes(x = alpha_div, y = CV_C_L, color = as.factor(disp_rate))) + 
  geom_point(alpha = 0.3) + 
  geom_smooth(method = "lm", se=FALSE) +
  facet_wrap(~as.factor(kernel_exp), scales = "free") + 
  scale_color_viridis_d() +
  theme_minimal() +
  theme(legend.position = "none")


# local dsrs
variability %>% 
  filter(condition == "equal") %>% 
  ggplot(aes(x = local_dsr_richness, y = local_dsr_cv, color = as.factor(kernel_exp))) + 
  geom_point(alpha = .3) + 
  geom_smooth(method = "lm", se = FALSE) + 
  facet_grid(as.factor(round(germ_rate,2))~as.factor(disp_rate), scales = "free") + 
  scale_color_viridis_d() + 
  theme_minimal()


variability %>% 
  filter(condition == "equal") %>% 
  filter(disturb_rate == 0) %>% 
  ggplot(aes(x = local_dsr_richness, y = local_dsr_cv, color = as.factor(kernel_exp))) + 
  geom_point(alpha = .3) + 
  geom_smooth(method = "lm", se = FALSE) + 
  scale_color_viridis_d() + 
  theme_minimal() +
  facet_grid(~round(germ_rate,2), scales = "free_y")